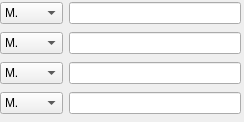
<?xml version="1.0" encoding="UTF-8"?>
<ui version="4.0">
 <class>ClientInput</class>
 <widget class="QWidget" name="ClientInput">
  <property name="geometry">
   <rect>
    <x>0</x>
    <y>0</y>
    <width>244</width>
    <height>122</height>
   </rect>
  </property>
  <property name="windowTitle">
   <string>Form</string>
  </property>
  <widget class="QWidget" name="gridLayoutWidget">
   <property name="geometry">
    <rect>
     <x>0</x>
     <y>0</y>
     <width>241</width>
     <height>120</height>
    </rect>
   </property>
   <layout class="QGridLayout" name="gridLayout">
    <item row="0" column="0">
     <widget class="QComboBox" name="comboBox">
      <item>
       <property name="text">
        <string>M.</string>
       </property>
      </item>
      <item>
       <property name="text">
        <string>Mme.</string>
       </property>
      </item>
      <item>
       <property name="text">
        <string>Melle.</string>
       </property>
      </item>
     </widget>
    </item>
    <item row="2" column="1">
     <widget class="QLineEdit" name="lineEdit_3"/>
    </item>
    <item row="1" column="0">
     <widget class="QComboBox" name="comboBox_2">
      <item>
       <property name="text">
        <string>M.</string>
       </property>
      </item>
      <item>
       <property name="text">
        <string>Mme.</string>
       </property>
      </item>
      <item>
       <property name="text">
        <string>Melle.</string>
       </property>
      </item>
     </widget>
    </item>
    <item row="0" column="1">
     <widget class="QLineEdit" name="lineEdit"/>
    </item>
    <item row="2" column="0">
     <widget class="QComboBox" name="comboBox_3">
      <item>
       <property name="text">
        <string>M.</string>
       </property>
      </item>
      <item>
       <property name="text">
        <string>Mme.</string>
       </property>
      </item>
      <item>
       <property name="text">
        <string>Melle.</string>
       </property>
      </item>
     </widget>
    </item>
    <item row="1" column="1">
     <widget class="QLineEdit" name="lineEdit_2"/>
    </item>
    <item row="3" column="0">
     <widget class="QComboBox" name="comboBox_4">
      <item>
       <property name="text">
        <string>M.</string>
       </property>
      </item>
      <item>
       <property name="text">
        <string>Mme.</string>
       </property>
      </item>
      <item>
       <property name="text">
        <string>Melle.</string>
       </property>
      </item>
     </widget>
    </item>
    <item row="3" column="1">
     <widget class="QLineEdit" name="lineEdit_4"/>
    </item>
   </layout>
  </widget>
 </widget>
 <resources/>
 <connections/>
</ui>
